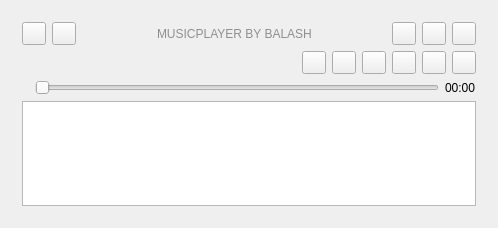
<?xml version="1.0" encoding="UTF-8"?>
<ui version="4.0">
 <class>Widget</class>
 <widget class="QWidget" name="Widget">
  <property name="geometry">
   <rect>
    <x>0</x>
    <y>0</y>
    <width>498</width>
    <height>228</height>
   </rect>
  </property>
  <property name="sizePolicy">
   <sizepolicy hsizetype="Maximum" vsizetype="Maximum">
    <horstretch>0</horstretch>
    <verstretch>0</verstretch>
   </sizepolicy>
  </property>
  <property name="windowTitle">
   <string>Simple Audio Player</string>
  </property>
  <layout class="QGridLayout" name="gridLayout_2">
   <item row="0" column="0">
    <widget class="QWidget" name="widgetInterface" native="true">
     <layout class="QGridLayout" name="gridLayout">
      <item row="1" column="0">
       <layout class="QHBoxLayout" name="horizontalLayout_5">
        <item>
         <widget class="QLabel" name="currentTrack">
          <property name="styleSheet">
           <string notr="true">QLabel{
	font: 8pt &quot;Century Gothic&quot;;}</string>
          </property>
          <property name="text">
           <string/>
          </property>
         </widget>
        </item>
        <item>
         <widget class="QToolButton" name="btn_random">
          <property name="text">
           <string/>
          </property>
         </widget>
        </item>
        <item>
         <widget class="QToolButton" name="btn_previous">
          <property name="text">
           <string/>
          </property>
         </widget>
        </item>
        <item>
         <widget class="QToolButton" name="btn_stop">
          <property name="text">
           <string/>
          </property>
         </widget>
        </item>
        <item>
         <widget class="QToolButton" name="btn_play">
          <property name="text">
           <string/>
          </property>
         </widget>
        </item>
        <item>
         <widget class="QToolButton" name="btn_pause">
          <property name="text">
           <string/>
          </property>
         </widget>
        </item>
        <item>
         <widget class="QToolButton" name="btn_next">
          <property name="text">
           <string/>
          </property>
         </widget>
        </item>
       </layout>
      </item>
      <item row="2" column="0">
       <layout class="QHBoxLayout" name="horizontalLayout_4">
        <item>
         <widget class="QLabel" name="label_2">
          <property name="text">
           <string/>
          </property>
         </widget>
        </item>
        <item>
         <widget class="QSlider" name="positionSlider">
          <property name="styleSheet">
           <string notr="true"/>
          </property>
          <property name="orientation">
           <enum>Qt::Horizontal</enum>
          </property>
         </widget>
        </item>
        <item>
         <widget class="QLabel" name="positionLabel">
          <property name="styleSheet">
           <string notr="true">QLabel{
	font: 8pt &quot;Century Gothic&quot;;}</string>
          </property>
          <property name="text">
           <string>00:00</string>
          </property>
         </widget>
        </item>
       </layout>
      </item>
      <item row="3" column="0">
       <widget class="QTableView" name="playlistView"/>
      </item>
      <item row="0" column="0">
       <layout class="QHBoxLayout" name="horizontalLayout_3">
        <item>
         <layout class="QHBoxLayout" name="horizontalLayout_2">
          <item>
           <widget class="QToolButton" name="btn_add"/>
          </item>
          <item>
           <widget class="QToolButton" name="btn_del">
            <property name="text">
             <string/>
            </property>
           </widget>
          </item>
         </layout>
        </item>
        <item>
         <spacer name="horizontalSpacer_3">
          <property name="orientation">
           <enum>Qt::Horizontal</enum>
          </property>
          <property name="sizeHint" stdset="0">
           <size>
            <width>40</width>
            <height>20</height>
           </size>
          </property>
         </spacer>
        </item>
        <item>
         <widget class="QLabel" name="label">
          <property name="styleSheet">
           <string notr="true">QLabel{
color:rgb(143, 143, 143);
	font: 8pt &quot;Century Gothic&quot;;}</string>
          </property>
          <property name="text">
           <string>MUSICPLAYER BY BALASH</string>
          </property>
         </widget>
        </item>
        <item>
         <spacer name="horizontalSpacer_4">
          <property name="orientation">
           <enum>Qt::Horizontal</enum>
          </property>
          <property name="sizeHint" stdset="0">
           <size>
            <width>40</width>
            <height>20</height>
           </size>
          </property>
         </spacer>
        </item>
        <item>
         <layout class="QHBoxLayout" name="horizontalLayout">
          <item>
           <widget class="QToolButton" name="btn_minimize">
            <property name="acceptDrops">
             <bool>false</bool>
            </property>
            <property name="text">
             <string/>
            </property>
           </widget>
          </item>
          <item>
           <widget class="QToolButton" name="btn_maximize">
            <property name="text">
             <string/>
            </property>
           </widget>
          </item>
          <item>
           <widget class="QToolButton" name="btn_close">
            <property name="text">
             <string/>
            </property>
           </widget>
          </item>
         </layout>
        </item>
       </layout>
      </item>
     </layout>
    </widget>
   </item>
  </layout>
 </widget>
 <layoutdefault spacing="6" margin="11"/>
 <resources/>
 <connections/>
</ui>
